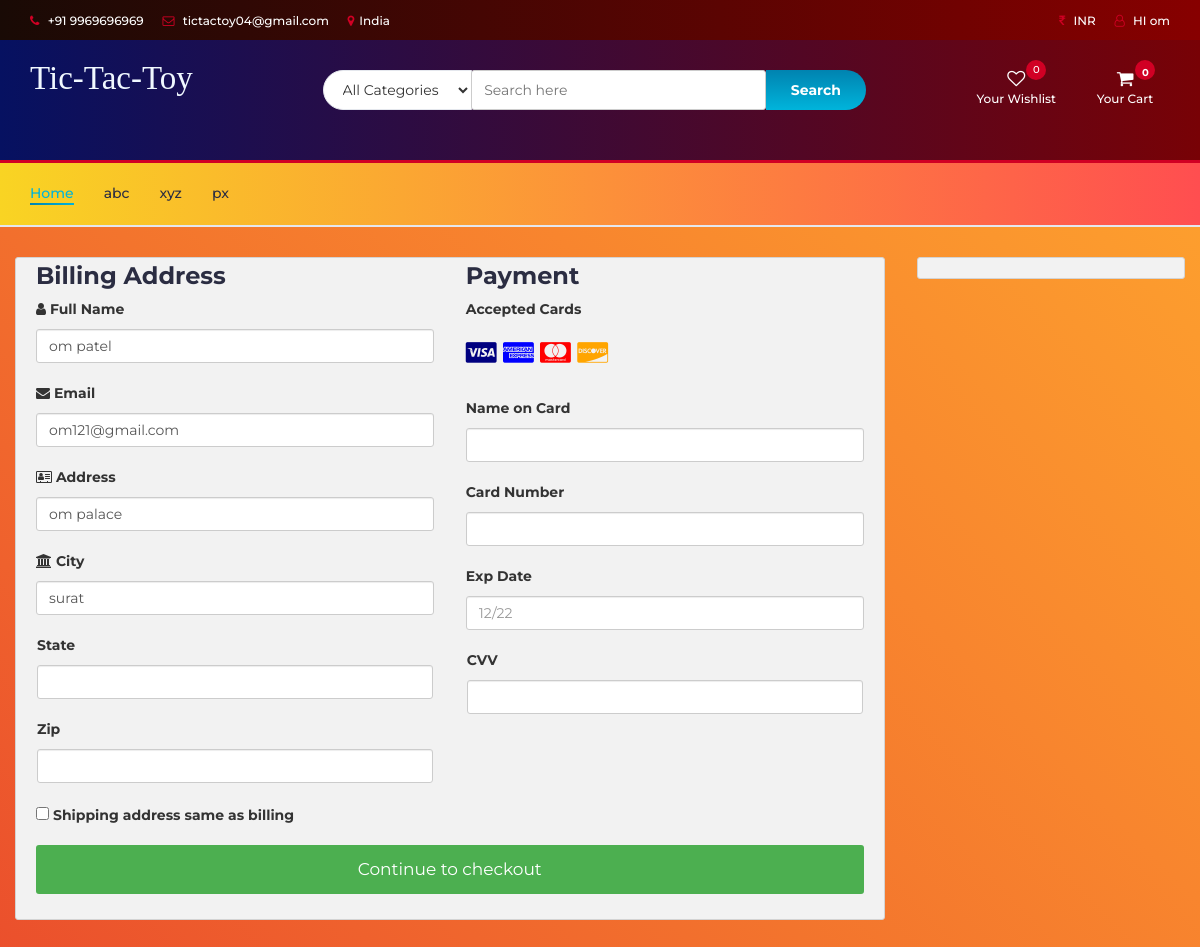
The page /checkout.php (signed in) on the database its author committed.
### tables this page shows
CREATE TABLE `user_info` (
  `user_id` int(10) NOT NULL,
  `first_name` varchar(100) NOT NULL,
  `last_name` varchar(100) NOT NULL,
  `email` varchar(300) NOT NULL,
  `password` varchar(300) NOT NULL,
  `mobile` varchar(10) NOT NULL,
  `address1` varchar(300) NOT NULL,
  `address2` varchar(11) NOT NULL
);

### checkout.php (the view, shortened to what this page needs)
<?php
include "db.php";
include "header.php";
?>
<section class="section">
	<div class="container-fluid">
		<div class="row-checkout">
		<?php
		if(isset($_SESSION["uid"])){
			$sql = "SELECT * FROM user_info WHERE user_id='$_SESSION[uid]'";
			$query = mysqli_query($con,$sql);
			$row=mysqli_fetch_array($query);
		echo'
			<div class="col-75">
				<div class="container-checkout">
				<form id="checkout_form" action="checkout_process.php" method="POST" class="was-validated">
					<div class="row-checkout">
					<div class="col-50">
						<h3>Billing Address</h3>
						<label for="fname"><i class="fa fa-user" ></i> Full Name</label>
						<input type="text" id="fname" class="form-control" name="firstname" pattern="^[a-zA-Z ]+$"  value="'.$row["first_name"].' '.$row["last_name"].'">
						<label for="email"><i class="fa fa-envelope"></i> Email</label>
						<input type="text" id="email" name="email" class="form-control" pattern="^[_a-z0-9-]+(\.[_a-z0-9-]+)*@[a-z0-9]+(\.[a-z]{2,4})$" value="'.$row["email"].'" required>
						<label for="adr"><i class="fa fa-address-card-o"></i> Address</label>
						<input type="text" id="adr" name="address" class="form-control" value="'.$row["address1"].'" required>
						<label for="city"><i class="fa fa-institution"></i> City</label>
						<input type="text" id="city" name="city" class="form-control" value="'.$row["address2"].'" pattern="^[a-zA-Z ]+$" required>
						<div class="row">
						<div class="col-50">
							<label for="state">State</label>
							<input type="text" id="state" name="state" class="form-control" pattern="^[a-zA-Z ]+$" required>
						</div>
						<div class="col-50">
							<label for="zip">Zip</label>
							<input type="text" id="zip" name="zip" class="form-control" pattern="^[0-9]{6}(?:-[0-9]{4})?$" required>
						</div>
						</div>
					</div>
					<div class="col-50">
						<h3>Payment</h3>
						<label for="fname">Accepted Cards</label>
						<div class="icon-container">
						<i class="fa fa-cc-visa" style="color:navy;"></i>
						<i class="fa fa-cc-amex" style="color:blue;"></i>
						<i class="fa fa-cc-mastercard" style="color:red;"></i>
						<i class="fa fa-cc-discover" style="color:orange;"></i>
						</div>
						<label for="cname">Name on Card</label>
						<input type="text" id="cname" name="cardname" class="form-control" pattern="^[a-zA-Z ]+$" required>
						<div class="form-group" id="card-number-field">
                        <label for="cardNumber">Card Number</label>
                        <input type="text" class="form-control" id="cardNumber" name="cardNumber" required>
                    </div>
						<label for="expdate">Exp Date</label>
						<input type="text" id="expdate" name="expdate" class="form-control" pattern="^((0[1-9])|(1[0-2]))\/(\d{2})$" placeholder="12/22"required>
						<div class="row">
						<div class="col-50">
							<div class="form-group CVV">
								<label for="cvv">CVV</label>
								<input type="text" class="form-control" name="cvv" id="cvv" required>
						</div>
						</div>
					</div>
					</div>
					</div>
					<label><input type="CHECKBOX" name="q" class="roomselect" value="conform" required> Shipping address same as billing
					</label>';
					$total=0;
					$total_count=$_POST['total_count'];
				echo'
				<input type="hidden" name="total_count" value="'.$total_count.'">
					<input type="hidden" name="total_price" value="'.$total.'">
					<input type="submit" id="submit" value="Continue to checkout" class="checkout-btn">
				</form>
				</div>
			</div>
			';
		}else{
			echo"<script>window.location.href = 'cart.php'</script>";
		}
		?>
			<div class="col-25">
				<div class="container-checkout">
				</div>
			</div>
		</div>
	</div>
</section>
<?php
include "footer.php";
?>

### header.php (shortened to what this page needs)
<!DOCTYPE html>
<html lang="en">
<head>
	<link type="text/css" rel="stylesheet" href="css/bootstrap.min.css" />
	<link type="text/css" rel="stylesheet" href="css/slick.css" />
	<link type="text/css" rel="stylesheet" href="css/slick-theme.css" />
	<link type="text/css" rel="stylesheet" href="css/nouislider.min.css" />
	<link rel="stylesheet" href="css/font-awesome.min.css">
	<link type="text/css" rel="stylesheet" href="css/style.css" />
	<link type="text/css" rel="stylesheet" href="css/accountbtn.css" />
</head>
<body>
	<header>
		<div id="top-header">
			<div class="container">
				<ul class="header-links pull-left">
					<li><a href="#"><i class="fa fa-phone"></i> +91 9969696969</a></li>
					<li><a href="#"><i class="fa fa-envelope-o"></i> tictactoy04@gmail.com</a></li>
					<li><a href="#"><i class="fa fa-map-marker"></i>India</a></li>
				</ul>
				<ul class="header-links pull-right">
					<li><a href="#"><i class="fa fa-inr"></i> INR</a></li>
					<li><?php
					include "db.php";
					if (isset($_SESSION["uid"])) {
						$sql = "SELECT first_name FROM user_info WHERE user_id='$_SESSION[uid]'";
						$query = mysqli_query($con, $sql);
						$row = mysqli_fetch_array($query);
						echo '
                               <div class="dropdownn">
                                  <a href="#" class="dropdownn" data-toggle="modal" data-target="#myModal" ><i class="fa fa-user-o"></i> HI ' . $row["first_name"] . '</a>
								  <div class="dropdownn-content">
								  	<a href="myorders.php"  ><i class="fa fa-shopping-basket" aria-hidden="true"></i>My Order</a>
                                    <a href="profile.php" ><i class="fa fa-user-circle" aria-hidden="true" ></i>My Profile</a>
                                    <a href="logout.php"  ><i class="fa fa-sign-in" aria-hidden="true"></i>Log out</a>
                                  </div>
                                </div>';
					}
					?>
					</li>
				</ul>
			</div>
		</div>
		<div id="header">
			<div class="container">
				<div class="row">
					<div class="col-md-3">
						<div class="header-logo">
							<a href="#" class="logo">
								<font style="font-style:normal; font-size: 33px;color: aliceblue;font-family: serif">
									Tic-Tac-Toy
								</font>
							</a>
						</div>
					</div>
					<div class="col-md-6">
							<div class="header-search">
								<form onsubmit="return false">
									<select class="input-select">
										<option value="0">All Categories</option>
									</select>
									<input class="input" id="search" type="text" placeholder="Search here">
									<button id="search_btn"   class="search-btn">Search</button>
								</form>
							</div>
						</div>
					<div class="col-md-3 clearfix">
						<div class="header-ctn">
							<div>
								<a href="wishlist.php">
									<i class="fa fa-heart-o"></i>
									<span>Your Wishlist</span>
									<div id="wishlist-badge" class="qty">0</div>
								</a>
							</div>
							<div class="dropdown">
								<a class="dropdown-toggle" data-toggle="dropdown" aria-expanded="true">
									<i class="fa fa-shopping-cart"></i>
									<span>Your Cart</span>
									<div class="badge qty">0</div>
								</a>
							</div>
						</div>
					</div>
				</div>
			</div>
		</div>
	</header>
	<nav id='navigation'>
		<div class="container" id="get_category_home">
			<div id="responsive-nav">
				<ul class="main-nav nav navbar-nav">
					<li class="active"><a href="index.php">Home</a></li>
					<li class="category" cid="1"><a href="store.php">abc</a></li>
					<li class="category" cid="2"><a href="store.php">xyz</a></li>
					<li class="category" cid="3"><a href="store.php">px</a></li>
				</ul>
			</div>
		</div>
	</nav>

### style.css (style rules this page uses)
body { font-family: 'Montserrat', sans-serif; font-weight: 400; background-image: linear-gradient(-134deg, #FFA62E 0%, #FB962E 20%, #F8852E 40%, #F3742D 60%, #EF612D 80%, #EA4D2C 100%); }
h1, h2, h3, h4, h5, h6 { color: #2B2D42; font-weight: 700; margin: 0 0 10px; }
a { color: #2B2D42; font-weight: 500; -webkit-transition: 0.2s color; transition: 0.2s color; }
ul, ol { margin: 0; padding: 0; list-style: none }
.input { height: 40px; padding: 0px 15px; border: 1px solid #E4E7ED; background-color: #FFF; width: 100%; }
.input-select { padding: 0px 15px; background: #FFF; border: 1px solid #E4E7ED; height: 40px; }
.section { padding-top: 30px; padding-bottom: 30px; }
#top-header { padding-top: 10px; padding-bottom: 10px; background-color: #1E1F29; }
.header-links li { display: inline-block; margin-right: 15px; font-size: 12px; }
.header-links li:last-child { margin-right: 0px; }
.header-links li a { color: #FFF; }
.header-links li i { color: #D10024; margin-right: 5px; }
#header { padding-top: 15px; padding-bottom: 15px; background-image: linear-gradient(-135deg, #FF6CAB 0%, #F660BC 10%, #EC53CD 20%, #E045DE 30%, #D335EE 40%, #C323FF 50%, #B53AFF 60%, #A749FF 70%, #9854FF 80%, #865EFF 90%, #7366FF 100%); }
.header-logo { float: left; }
.header-search { padding: 15px 0px; }
.header-search form { position: relative; }
.header-search form .input-select { margin-right: -4px; border-radius: 40px 0px 0px 40px; }
.header-search form .input { width: calc(100% - 260px); margin-right: -4px; }
.header-search form .search-btn { height: 40px; width: 100px; background: #00B4DB; background: -webkit-linear-gradient(to bottom, #0083B0, #00B4DB); background: linear-gradient(to bottom, #0083B0, #00B4DB); color: #FFF; font-weight: 700; border: none; border-radius: 0px 40px 40px 0px; }
.header-ctn { float: right; padding: 15px 0px; }
.header-ctn>div { display: inline-block; }
.header-ctn>div+div { margin-left: 15px; }
.header-ctn>div>a { display: block; position: relative; width: 90px; text-align: center; color: #FFF; }
.header-ctn>div>a>i { display: block; font-size: 18px; }
.header-ctn>div>a>span { font-size: 12px; }
.header-ctn>div>a>.qty { position: absolute; right: 15px; top: -10px; width: 20px; height: 20px; line-height: 20px; text-align: center; border-radius: 50%; font-size: 10px; color: #FFF; background-color: #D10024; }
#navigation { background: #FFF; border-bottom: 2px solid #E4E7ED; border-top: 3px solid #D10024; }
.main-nav>li+li { margin-left: 30px }
.main-nav>li>a { padding: 20px 0px; }
.main-nav>li>a:hover, .main-nav>li>a:focus, .main-nav>li.active>a { color: #00B4DB; background-color: transparent; }
.main-nav>li>a:after { content: ""; display: block; width: 0%; height: 2px; background: #00B4DB; background: -webkit-linear-gradient(to right, #0083B0, #00B4DB); background: linear-gradient(to right, #0083B0, #00B4DB); -webkit-transition: 0.2s all; transition: 0.2s all; }
.main-nav>li>a:hover:after, .main-nav>li>a:focus:after, .main-nav>li.active>a:after { width: 100%; }

### accountbtn.css (style rules this page uses)
.dropdownn { position: relative; display: inline-block; }

### header.php (style rules this page uses)
#navigation { background: #FF4E50; background: -webkit-linear-gradient(to right, #F9D423, #FF4E50); background: linear-gradient(to right, #F9D423, #FF4E50); }
#header { background: #780206; background: -webkit-linear-gradient(to right, #061161, #780206); background: linear-gradient(to right, #061161, #780206); }
#top-header { background: #870000; background: -webkit-linear-gradient(to right, #190A05, #870000); background: linear-gradient(to right, #190A05, #870000); }

### checkout.php (style rules this page uses)
.row-checkout { display: -ms-flexbox; display: flex; -ms-flex-wrap: wrap; flex-wrap: wrap; margin: 0 -16px; }
.col-25 { -ms-flex: 25%; flex: 25%; }
.col-50 { -ms-flex: 50%; flex: 50%; }
.col-75 { -ms-flex: 75%; flex: 75%; }
.col-25, .col-50, .col-75 { padding: 0 16px; }
.container-checkout { background-color: #f2f2f2; padding: 5px 20px 15px 20px; border: 1px solid lightgrey; border-radius: 3px; }
input[type=text] { width: 100%; margin-bottom: 20px; padding: 12px; border: 1px solid #ccc; border-radius: 3px; }
label { margin-bottom: 10px; display: block; }
.icon-container { margin-bottom: 20px; padding: 7px 0; font-size: 24px; }
.checkout-btn { background-color: #4CAF50; color: white; padding: 12px; margin: 10px 0; border: none; width: 100%; border-radius: 3px; cursor: pointer; font-size: 17px; }

### rows shown on the page
user_info: first_name "om", firstname "om patel", email "om121@gmail.com", address "om palace", city "surat"
